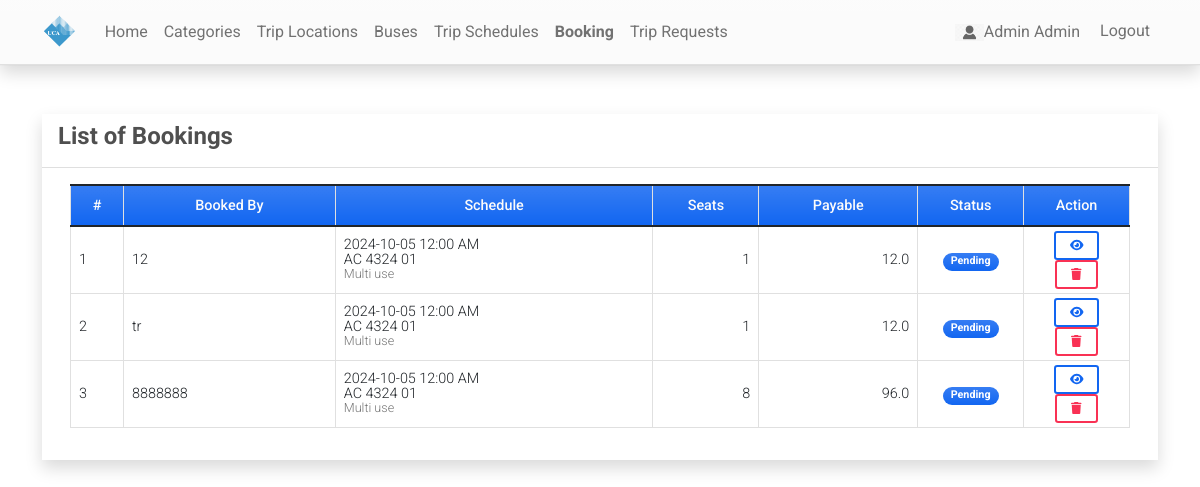
Page /booking (signed in) on the earlier database version.
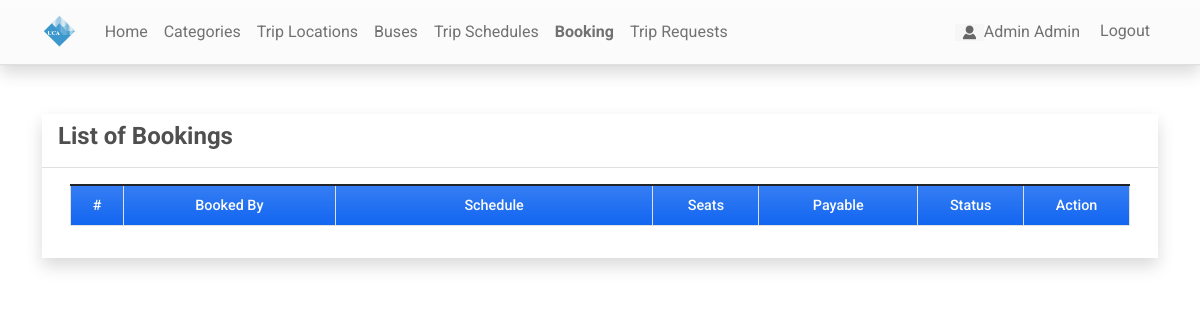
Same page on the later database version.
### reservationApp/models.py (models this page shows, shortened)
class Booking(models.Model):
    code = models.CharField(max_length=100)
    name = models.CharField(max_length=250)
    schedule = models.ForeignKey(Schedule,on_delete=models.CASCADE)
    seats = models.IntegerField()
    status = models.CharField(max_length=2, choices=(('1','Pending'),('2','Approved'),('3','Rejected')), default=1)
    date_created = models.DateTimeField(default=timezone.now)
    date_updated = models.DateTimeField(auto_now=True)
    def total_payable(self):
        return self.seats * self.schedule.fare

class Schedule(models.Model):
    code = models.CharField(max_length=100)
    bus = models.ForeignKey(Bus,on_delete=models.CASCADE)
    depart = models.ForeignKey(Location,on_delete=models.CASCADE, related_name='depart_location')
    destination = models.ForeignKey(Location,on_delete=models.CASCADE, related_name='destination')
    schedule= models.DateTimeField()
    fare= models.FloatField()
    status = models.CharField(max_length=2, choices=(('1','Active'),('2','Cancelled')), default=1)
    date_created = models.DateTimeField(default=timezone.now)
    date_updated = models.DateTimeField(auto_now=True)
    ABLE_TO_BOOK_CHOICES = [
        ('Student', 'Student'),
        ('Staff', 'Staff'),
        ('Faculty', 'Faculty'),
    ]
    able_to_book = models.CharField(
        max_length=10,
        choices=ABLE_TO_BOOK_CHOICES,
        default='Student',
    )

class Bus(models.Model):
    category = models.ForeignKey(Category,on_delete=models.CASCADE, blank= True, null = True)
    bus_number = models.CharField(max_length=250)
    seats = models.FloatField(max_length=5, default=0)
    status = models.CharField(max_length=2, choices=(('1','Active'),('2','Inactive')), default=1)
    date_created = models.DateTimeField(default=timezone.now)
    date_updated = models.DateTimeField(auto_now=True)

class Category(models.Model):
    name = models.CharField(max_length=250)
    description = models.TextField()
    status = models.CharField(max_length=2, choices=(('1','Active'),('2','Inactive')), default=1)
    date_created = models.DateTimeField(default=timezone.now)
    date_updated = models.DateTimeField(auto_now=True)
    def __str__(self):
        return self.name

### reservationApp/views.py (the view)
# urls.py: path('booking',views.bookings,name='booking-page'),
@user_passes_test(admin_check)
def bookings(request):
    context['page_title'] = "Bookings"
    bookings = Booking.objects.exclude(status__in=['2', '3'])
    context['bookings'] = bookings
    return render(request, 'bookings.html', context)

### reservationApp/views.py (called while the page is built)
def admin_check(user):
    return user.is_staff

### reservationApp/templates/bookings.html (shortened to what this page needs)
{% extends 'base.html' %} {% load humanize %} {% block pageContent %}
<div class="col-lg-12 col-md-12 col-sm-12 col-xs-12">
    <div class="card card-default rounded-0 shadow ">
        <div class="card-header">
            <div class="d-flex w-100 align-items-center justify-content-between">
                <h4 class="card-title fw-bold">List of Bookings</h4>
            </div>
        </div>
        <div class="card-body">
            <div class="container-fluid">
                <table class="table table-bordered" id="booking-list">
                    <colgroup>
                        <col width="5%">
                        <col width="20%">
                        <col width="30%">
                        <col width="10%">
                        <col width="15%">
                        <col width="10%">
                        <col width="10%">
                    </colgroup>
                    <thead>
                        <tr class="bg-gradient bg-primary bg-opacity-50 text-light">
                            <th class="px-2 py-2 text-center">#</th>
                            <th class="px-2 py-2 text-center">Booked By</th>
                            <th class="px-2 py-2 text-center">Schedule</th>
                            <th class="px-2 py-2 text-center">Seats</th>
                            <th class="px-2 py-2 text-center">Payable</th>
                            <th class="px-2 py-2 text-center">Status</th>
                            <th class="px-2 py-2 text-center">Action</th>
                        </tr>
                    </thead>
                    <tbody>
                        {% for booked in bookings %}
                        <tr>
                            <td class="px-2 py-1 align-middle">{{ forloop.counter }}</td>
                            <td class="px-2 py-1 align-middle">{{ booked.name }}</td>
                            <td class="px-2 py-1 align-middle">
                                <div class="lh-1">
                                    <div>{{ booked.schedule.schedule|date:"Y-m-d h:i A" }}</div>
                                    <div>{{ booked.schedule.bus.bus_number }}</div>
                                    <small class="text-muted">{{ booked.schedule.bus.category }}</small>
                                </div>
                            </td>
                            <td class="px-2 py-1 align-middle text-end">{{ booked.seats|intcomma }}</td>
                            <td class="px-2 py-1 align-middle text-end">{{ booked.total_payable|intcomma }}</td>
                            <td class="px-1 py-1 align-middle text-center">
                                {% if booked.status == '1' %}
                                <span class="badge bg-primary bg-gradient rounded-pill px-2">Pending</span>
                                {% elif booked.status == '2' %}
                                <span class="badge bg-success bg-gradient rounded-pill px-2">Approved</span>
                                {% else %}
                                <span class="badge bg-danger bg-gradient rounded-pill px-2">Rejected</span>
                                {% endif %}
                            </td>
                            <td class="px-2 py-1 align-middle text-center">
                                <a class="btn btn-outline-primary btn-sm view-data" href="javascript:void(0)" data-url="{% url 'veiw-booking' booked.pk %}" title="View Booking">
                                    <i class="fa fa-eye"></i>
                                </a>
                                <button class="btn btn-outline-danger btn-sm delete-data" type="button" value="delete" data-id="{{ booked.pk }}" title="Delete">
                                    <i class="fa fa-trash"></i>
                                </button>
                            </td>
                        </tr>
                        {% endfor %}
                    </tbody>
                </table>
            </div>
        </div>
    </div>
</div>
{% endblock pageContent %}

### reservationApp/templates/base.html (shortened to what this page needs)
{% load static %}
{% load customfilter %}
<!DOCTYPE html>
<html lang="en">
<head>
    <link rel="stylesheet" href="{% static 'assets/font-awesome/css/all.min.css' %}">
    <link rel="stylesheet" href="{% static 'assets/bootstrap/css/bootstrap.min.css' %}">
    <link rel="stylesheet" href="{% static 'assets/select2/dist/css/select2.min.css' %}">
    <link rel="stylesheet" href="{% static 'assets/mdb-blogtemplate/css/mdb.min.css' %}" />
    <link rel="stylesheet" href="{% static 'assets/DataTables/datatables.min.css' %}" />
    <link rel="stylesheet" href="{% static 'assets/default/css/style.css' %}">
    <link rel="stylesheet" href="{% static 'assets/default/css/fonts.css' %}">
    <link rel="stylesheet" href="https://maxcdn.bootstrapcdn.com/font-awesome/4.7.0/css/font-awesome.min.css">
</head>
<body>
    {% block TopNavigation %} {% include "TopNavigation.html" %} {% endblock TopNavigation %}
    <main class="py-5">
        <div class="container mb-3">
             {% block pageContent %} {% endblock pageContent %}
        </div>
    </main>
</body>
</html>

### reservationApp/templates/topNavigation.html (shortened to what this page needs)
{% load static %}
<header>
    <nav class="navbar navbar-expand-lg navbar-light bg-light bg-gradient fixed-top shadow border-bottom">
        <div class="container">
            <a class="navbar-brand" href="{% url 'home-page' %}">
                <img src="{{ MEDIA_URL }}/uploads/logo.png" height="16" alt="{{ MEDIA_URL }}" loading="lazy" style="margin-top: -3px;" />
            </a>
            <div class="collapse navbar-collapse" id="navbarExample01">
                <ul class="navbar-nav me-auto mb-2 mb-lg-0" id="topNav">
                    <li class="nav-item">
                        <a class="nav-link" aria-current="page" href="{% url 'home-page' %}">Home</a>
                    </li>
                    {% if user.is_staff %}
                    <li class="nav-item">
                        <a class="nav-link" aria-current="page" href="{% url 'category-page' %}">Categories</a>
                    </li>
                    <li class="nav-item">
                        <a class="nav-link" aria-current="page" href="{% url 'location-page' %}">Trip Locations</a>
                    </li>
                    <li class="nav-item">
                        <a class="nav-link" aria-current="page" href="{% url 'bus-page' %}">Buses</a>
                    </li>
                    <li class="nav-item">
                        <a class="nav-link" aria-current="page" href="{% url 'schedule-page' %}">Trip Schedules</a>
                    </li>
                     <li class="nav-item">
                        <a class="nav-link" aria-current="page" href="{% url 'booking-page' %}">Booking</a>
                    </li>
                    <li class="nav-item">
                        <a class="nav-link" href="{% url 'trip_request_list' %}">Trip Requests</a>
                      </li>
                    {% endif %}
                </ul>
                <ul class="navbar-nav d-flex flex-row">
                    {% if user.id %} {% if user.profile.user_type == 1 %} {% endif %}
                    <li class="nav-item me-3 me-lg-0">
                        <a class="nav-link" href="{% url 'profile' %}">
                            <span class="me-1"><img src="{{ MEDIA_URL }}/default/images.png" alt="User Avatar" id="user-avatar">{{ user.first_name }} {{user.last_name}}</span>
                        </a>
                    </li>
                    <li class="nav-item me-3 me-lg-0">
                        <a class="nav-link" href="{% url 'logout' %}">Logout</a>
                    </li>
                    {% endif %}
                </ul>
            </div>
        </div>
    </nav>
</header>

### static/assets/default/css/style.css (style rules this page uses)
html, body { height: 100%; width: 100%; max-height: 100%; overflow: auto; display: flex; flex-direction: column; }
body>header { flex-shrink: auto; }
body>main { flex-shrink: auto; flex-grow: auto; overflow: auto; }
#user-avatar { width: 1.8rem; height: 1.8rem; object-fit: scale-down; object-position: center center; }
.navbar-brand>img { height: 2em; }
.nav-item.active a.nav-link { font-weight: bolder !important; }

Differences in the rows shown:
removed Booking: name "12", schedule.schedule "2024-10-05 12:00 AM", schedule.bus.bus_number "AC 4324 01", schedule.bus.category "Multi use", seats "1", total_payable "12.0", status "Pending"
removed Booking: name "tr", schedule.schedule "2024-10-05 12:00 AM", schedule.bus.bus_number "AC 4324 01", schedule.bus.category "Multi use", seats "1", total_payable "12.0", status "Pending"
removed Booking: name "8888888", schedule.schedule "2024-10-05 12:00 AM", schedule.bus.bus_number "AC 4324 01", schedule.bus.category "Multi use", seats "8", total_payable "96.0", status "Pending"
